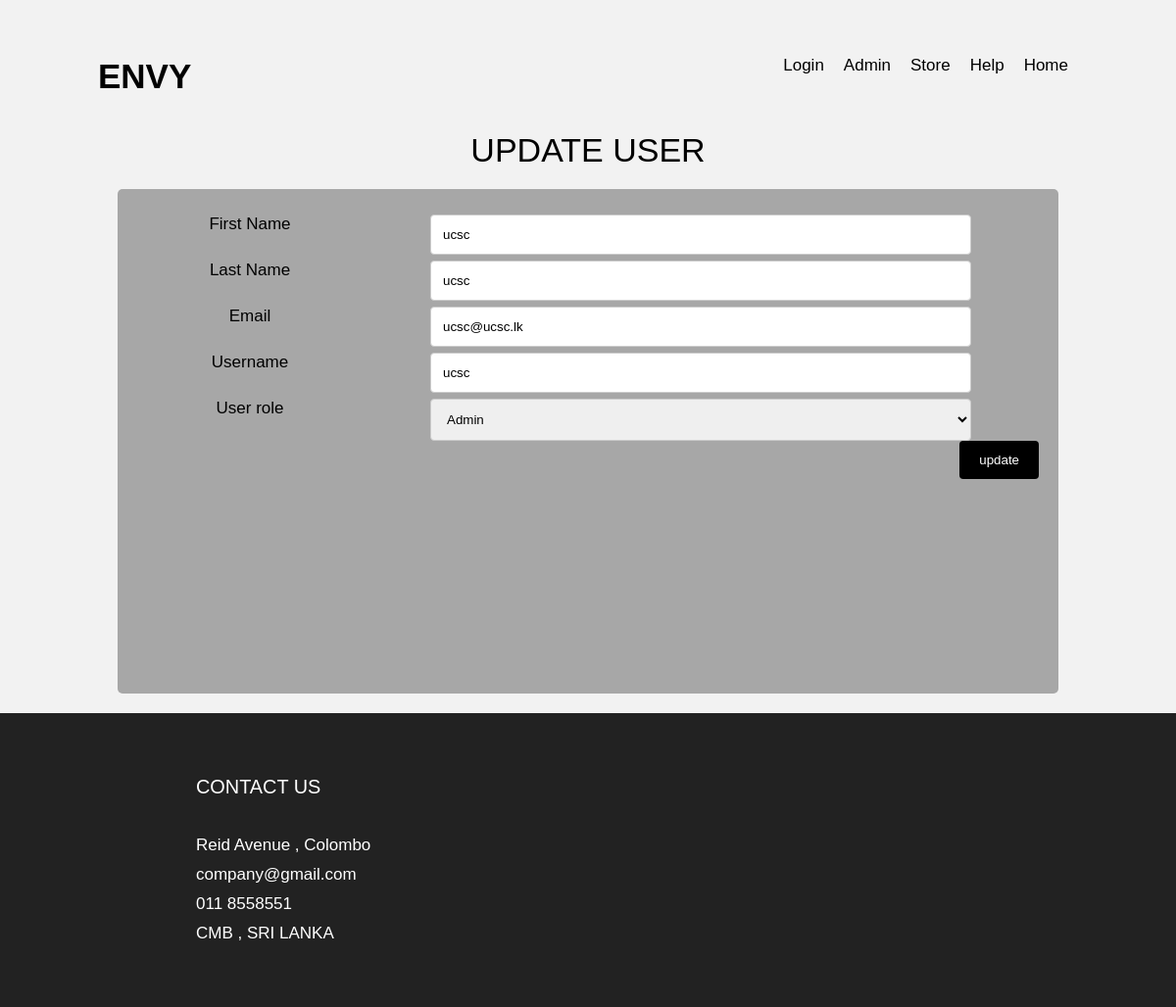
/usereditForm.php?id=1, run on the app's committed database.
### tables this page shows
CREATE TABLE IF NOT EXISTS `users` (
  `id` int(11) NOT NULL AUTO_INCREMENT,
  `fname` varchar(100) NOT NULL,
  `lname` varchar(100) NOT NULL,
  `email` varchar(100) NOT NULL,
  `username` varchar(100) NOT NULL,
  `pwd` varchar(100) NOT NULL,
  `role` int(11) NOT NULL DEFAULT '0',
  PRIMARY KEY (`id`)
);

### usereditForm.php (the view, shortened to what this page needs)
<?php
    include_once("db/db.php");
?>
<?php
    $id=$_GET['id'];
    $result = mysqli_query($con,"SELECT * FROM users WHERE id=$id");
    while($user_data = mysqli_fetch_array($result))
    {
       $fname =  $user_data['fname'];
       $lname = $user_data['lname'];
       $email = $user_data['email'];
       $username = $user_data['username'];
    }
    ?>
<!doctype html>
<html>
<head>
<link rel="stylesheet" href="newstyles.css" />
</head>
<body>
    <header id="home" class="header">
        <?php include_once("adminnav.php");?>
		<center><h1>UPDATE USER</h1> <br />
	<div class="productcontainer">
  		<form name="update_pro_Form" action="usereditForm.php" method="post">
    			<div class="row">
     			 	<div class="col-25">
       				    <label>First Name</label>
     			 	</div>
      				<div class="col-75">
        			    <input type="text" id="fname" name="fname" value=<?php echo $fname;?>>
      				</div>
    			</div>
    			<div class="row">
      				<div class="col-25">
        			    <label>Last Name</label>
                      </div>
                    <div class="col-75">
        			    <input type="text" id="lname" name="lname" value=<?php echo $lname;?>>
      				</div>
    			</div>
			<div class="row">
				<div class="col-25">
        			<label >Email</label>
      				</div>
				<div class="col-75">
        			<input type="text" id="email" name="email" value=<?php echo $email;?>>
      				</div>
			</div>
			<div class="row">
				<div class="col-25">
        			<label>Username</label>
      				</div>
				<div class="col-75">
                <input type="text" id="username" name="username" value=<?php echo $username;?>>
      				</div>
    			</div>
                <div class="row">
				<div class="col-25">
        			<label>User role</label>
      				</div>
                      <div class="col-75">
    <select id="category" name="role">
                <option value="1">
                    <?php
                            if ($userrole = 1) {
                            echo "Admin";
                            }
                    ?>
                </option>
        </select>
          </div>
    			</div>
			<div class="row">
      			<input type="submit" value="update" name="update">
    			</div>
			</div>
      </center>
		<br />
          <footer class="footer">
            <h3>CONTACT US</h3><br>
             Reid Avenue , Colombo<br>
             company@gmail.com<br>
             011 8558551<br>
             CMB , SRI LANKA<br>
        </footer>
</body>
</html>

### newstyles.css (style rules this page uses)
* { margin: 0; padding: 0; box-sizing: inherit; }
html { box-sizing: border-box; font-size: 62.5%; }
body { font-family: Arial, Helvetica, sans-serif; font-size: 17px; font-weight: 400; background-color: #fff; color: #000000; position: relative; z-index: 1; }
h1, h2, h3, h4 { font-weight: 500; }
.header { position: relative; width: 100%; min-height: 100vh; background-color: #f2f2f2; overflow: hidden; }
.footer { background-color: #222; padding: 6rem 20rem; line-height: 3rem; color: #fff; }
input[type="text"], select, textarea { width: 80%; padding: 12px; border: 1px solid #ccc; border-radius: 4px; }
input[type="submit"] { background-color: #000000; color: white; padding: 12px 20px; border: none; float: right; border-radius: 4px; }
.productcontainer { border-radius: 5px; background-color: #a7a7a7; padding: 20px; width: 80%; height: 515px; }
.col-25 { float: left; width: 25%; margin-top: 6px; }
.col-75 { float: left; width: 75%; margin-top: 6px; }
.row { width: 100%; height: auto; }

### data on the page
users: fname "ucsc", lname "ucsc", email "ucsc@ucsc.lk", username "ucsc"
